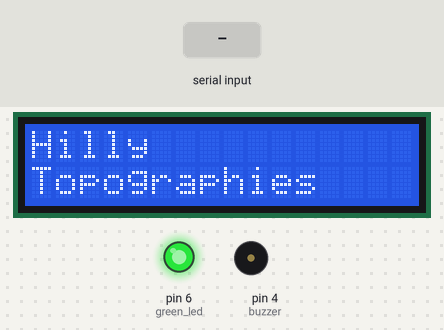
Bench run of a sketch on a simulated Arduino Uno, built with avr-gcc and run on an emulated ATmega328P. Shown: 16×2 character LCD, output pins drawn as LEDs (lit = HIGH), buzzer (waves = sounding, pin HIGH). Inputs (shaded band) come from the test bench. What the sketch prints to the serial monitor is not drawn.

Above: at 4.2 s.
4.3 s: "high humidity\n" received over the second serial link
At 6.6 s:
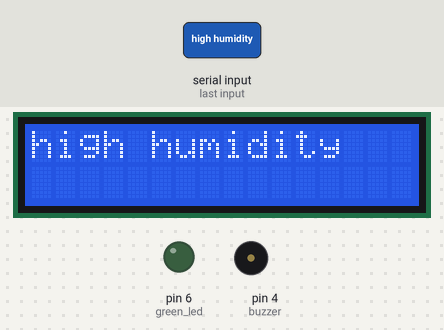
10.3 s: "normal!\n" received over the second serial link
At 12.3 s:
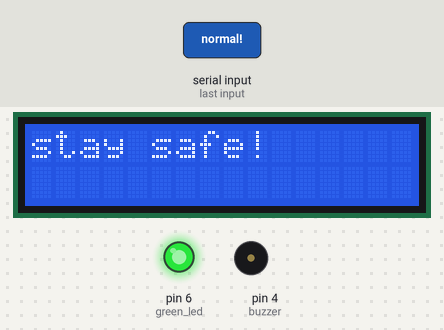
13.3 s: "RAIN ALERT!\n" received over the second serial link
At 15.8 s:
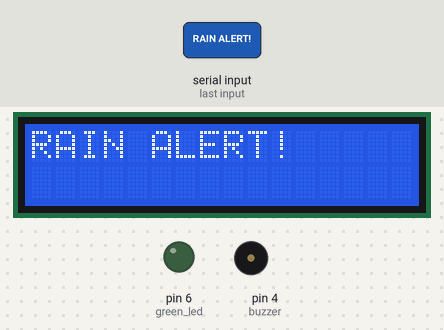
Timing chart, 0 to 17.3 s (numbered marks = the images above; inputs shaded):
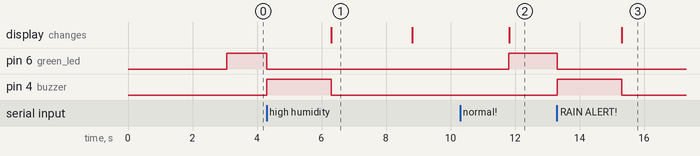

Measured:
- after the input at 4.3 s, pin 6 (green_led): HIGH → LOW at once; pin 4 (buzzer): LOW → HIGH at once, → LOW 2.0 s later; the display: changes after 2.0 s (image 1)
- after the input at 10.3 s, pin 6 (green_led): LOW → HIGH after 1.5 s; the display: changes after 1.5 s (image 2)
- after the input at 13.3 s, pin 6 (green_led): HIGH → LOW at once; pin 4 (buzzer): LOW → HIGH at once, → LOW 2.0 s later; the display: changes after 2.0 s (image 3)
- what the display in image 1 shows lasts 2.5 s, from 6.3 s to 8.8 s

The sketch:

Advanced-LiFi-Communication-Receiver-Updated.ino
```cpp
#include <SoftwareSerial.h>
#include <LiquidCrystal.h>

LiquidCrystal lcd(A0, A1, A2, A3, A4, A5);

int buzzer = 4;
int green_led = 6;

SoftwareSerial LIFISerial(2, 3);

String msg;

void setup()
{
    Serial.begin(9600);

    LIFISerial.begin(2400);

    lcd.begin(16, 2);

    lcd.setCursor(0, 0);
    lcd.print("Hilly ");
    lcd.setCursor(0, 1);
    lcd.print("Topographies");

    delay(3000);

    pinMode(buzzer, OUTPUT);
    pinMode(green_led, OUTPUT);

    digitalWrite(buzzer, LOW);
    digitalWrite(green_led, HIGH);

    // Initialize the software serial for Zigbee communication
}

void loop()
{
    if (LIFISerial.available())
    {
        String receivedData = LIFISerial.readStringUntil('\n'); // Read data until newline character

        if (receivedData.indexOf("high humidity") != -1)
        {
            digitalWrite(green_led, LOW);
            digitalWrite(buzzer, HIGH);

            delay(2000);

            digitalWrite(buzzer, LOW);

            lcd.clear();
            lcd.setCursor(0, 0);
            lcd.print("high humidity");

            msg = "high humidity";
            SendMessage();

            delay(2000);
        }
        else if (receivedData.indexOf("RAIN ALERT!") != -1)
        {
            digitalWrite(green_led, LOW);
            digitalWrite(buzzer, HIGH);

            delay(2000);

            digitalWrite(buzzer, LOW);

            lcd.clear();
            lcd.setCursor(0, 0);
            lcd.print("RAIN ALERT!");

            msg = "RAIN ALERT!";
            SendMessage();

            delay(2000);
        }
        else if (receivedData.indexOf("abnormal pressure!") != -1)
        {
            digitalWrite(green_led, LOW);
            digitalWrite(buzzer, HIGH);

            delay(2000);

            digitalWrite(buzzer, LOW);

            lcd.clear();
            lcd.setCursor(0, 0);
            lcd.print("abnormal pressure!");

            msg = "abnormal pressure!";
            SendMessage();

            delay(2000);
        }
        else if (receivedData.indexOf("EMERGENCY ALERT!") != -1)
        {
            digitalWrite(green_led, LOW);
            digitalWrite(buzzer, HIGH);

            delay(2000);

            digitalWrite(buzzer, LOW);

            lcd.clear();
            lcd.setCursor(0, 0);
            lcd.print("EMERGENCY ALERT!");

            msg = "EMERGENCY ALERT!";
            SendMessage();

            delay(2000);
        }
        else if (receivedData.indexOf("normal!") != -1)
        {
            digitalWrite(buzzer, LOW);
            digitalWrite(green_led, HIGH);

            lcd.clear();
            lcd.setCursor(0, 0);
            lcd.print("stay safe!");
        }
        else
        {
            digitalWrite(green_led, HIGH);
            digitalWrite(buzzer, LOW);
        }
    }
}

void SendMessage()
{
    Serial.println("AT"); // test check communication with gsm module
    delay(500);

    Serial.println("ATE0"); // ATE0: Switch echo off. ATE1: Switch echo on.
    delay(500);

    Serial.println("AT+CMGF=1"); // set sms text mode
    delay(500);

    Serial.println("AT+CMGS=\"+916302588517\"\r"); // send specific number
    delay(500);

    Serial.println(msg);
    delay(500);

    Serial.write(26);

    lcd.clear();
    lcd.setCursor(0, 0);
    lcd.print("Message sent..");

    Serial.println("Message sent..");
    delay(1000);
}
```
